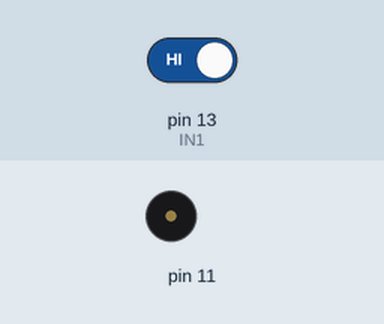
This sketch was run on a simulated Arduino Uno, built with avr-gcc and run on an emulated ATmega328P. Parts: buzzer (waves = sounding). Inputs (shaded band) come from the test bench; at power-on: pin 13 (IN1) HIGH. What the sketch prints to the serial monitor is not drawn.

Above: at 1.2 s.
1.3 s: pin 13 (IN1) driven LOW
At 2.2 s:
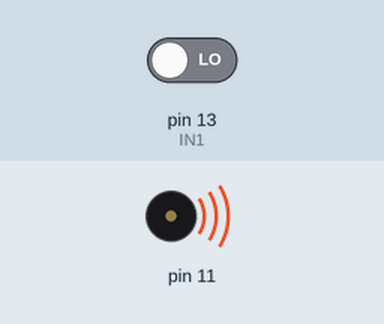
2.8 s: pin 13 (IN1) driven HIGH
At 3.4 s:
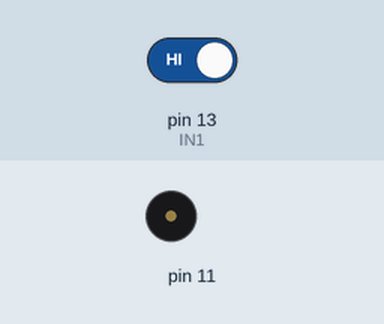
Timing chart, 0 to 5.8 s (numbered marks = the images above; inputs shaded):
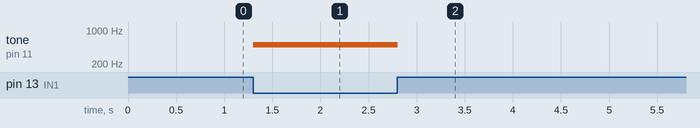

The sketch:

obstaclesensorlight.ino
```cpp
/*Detect the presence of an obstacle with the passage of light.These are
done with the help of an IR board.
On obtaining light signals after being reflected back by the LED(principle
of IR)the corresponding the result is saved in digital pin and the value will be
visualised in the serial monitor.*/
int IN1=13;
void setup()
{
Serial.begin(9600);
pinMode(IN1,INPUT);
pinMode(11,OUTPUT);
}
void loop()
{
  Serial.println(digitalRead(13));
  if(digitalRead(13)==0)
  {
    tone(11,500);
  }
  else
  tone(11,0);
 }
```

Measured:
- after the input at 1.3 s, tone on pin 11: silent → 500 Hz at once
- after the input at 2.8 s, tone on pin 11: 500 Hz → silent at once
